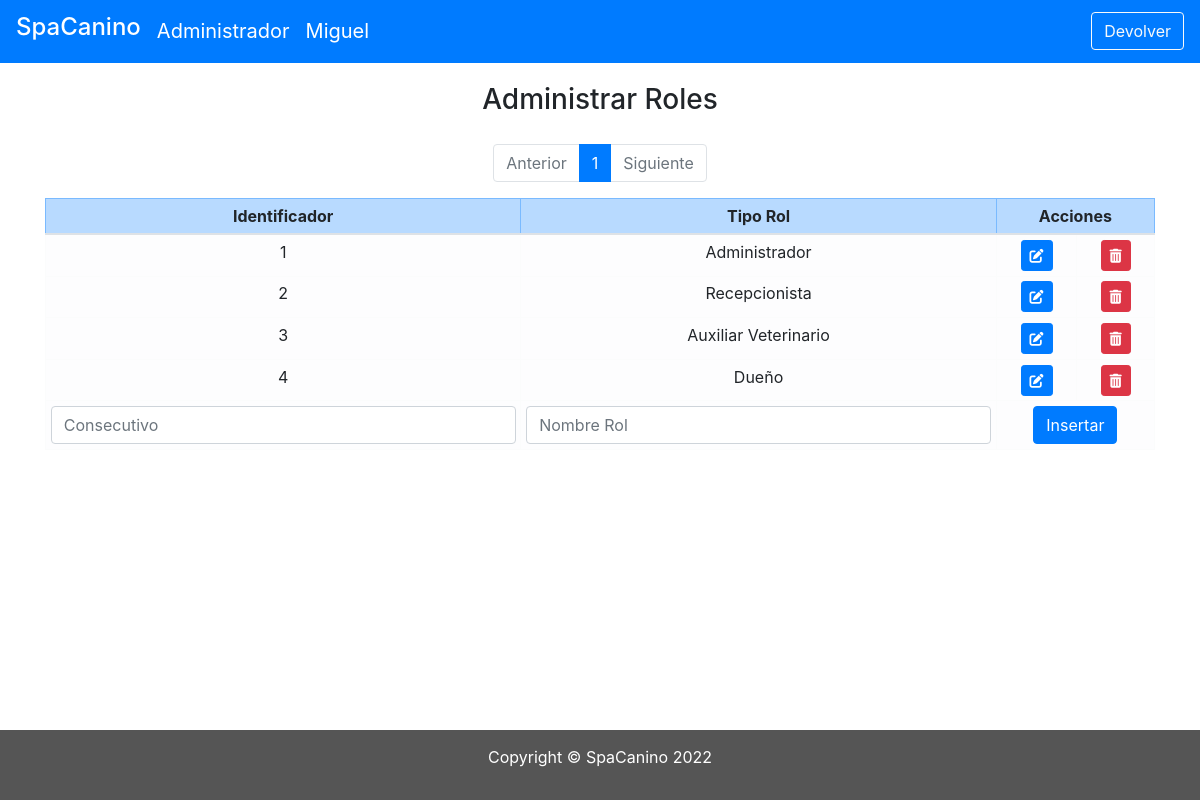
The app's page /admin/roles.php (signed in) with its own data.
### tables this page shows
CREATE TABLE `roles` (
  `id_rol` int(2) NOT NULL,
  `role` varchar(40) DEFAULT NULL
);

### admin/roles.php (the view, shortened to what this page needs)
<?php
    require_once("../conexion/conexion.php");
    $rol=$_SESSION['rol'];
    $name=$_SESSION['name'];
    $sql= "SELECT * FROM roles where id_rol = :ro";
    $resultado=$base->prepare($sql);
    $resultado->execute(array(":ro" => $rol));
    $reg=$resultado->fetch(PDO::FETCH_ASSOC);
    $nomrol=$reg["role"];
    $regis = 6;
    if(isset($_GET["pagina"])){
        if($_GET["pagina"]==1){
            header("Location:roles.php");
        }else{
            $pagina=$_GET["pagina"];
        }
    }else{
        $pagina=1;
    }
    $empieza=($pagina-1)*$regis;
    $sql= 'SELECT * FROM roles';
    $senten=$base->prepare($sql);
    $senten->execute();
    $totalregis=$senten->rowCount();
    $paginas = $totalregis/$regis;
    $paginas = ceil($paginas);
    $regis=$base->query("SELECT * from roles LIMIT $empieza, $regis")->fetchALL(PDO::FETCH_OBJ);
?>
<!DOCTYPE html>
<html lang="es">
<head>
    <link rel="stylesheet" href="https://cdn.jsdelivr.net/npm/bootstrap@4.6.2/dist/css/bootstrap.min.css">
    <link rel="stylesheet" href="../css/styles.css">
</head>
<body>
    <nav class="navbar navbar-expand-lg navbar-dark bg-primary">
        <a class="navbar-brand" href="#"><h4>SpaCanino</h4></a>
        <a class="navbar-brand rol" href="#"><?php echo $nomrol ?></a>
        <a class="navbar-brand rol" href="#"><?php echo $name ?></a>
        <div class="form-inline">
            <a href="modadm.php"><button class="btn btn-outline-light my-2 my-sm-0">Devolver</button></a>
        </div>
    </nav>
    <div class="title">
        <h3 class="text-center ">Administrar Roles</h3>
    </div>
    <div class="container">
        <form method="GET" autocomplete="off">
            <div class="table-responsive-xxl table-sm">
                <table class="table table-bordered table-striped ">
                    <thead >
                        <tr class="table-primary text-center">
                            <th>Identificador</th>
                            <th>Tipo Rol</th>
                            <th colspan="2">Acciones</th>
                        </tr>
                    </thead>
                    <tbody class="text-center bordered">
                        <?php
                            foreach ($regis as $roles):
                        ?>
                        <tr class="table-light" >
                            <td><?php echo $roles->id_rol?></td>
                            <td><?php echo $roles->role?></td>
							<td>
                                <a href="roles/editar.php?id=<?php echo $roles->id_rol?> & rol=<?php echo $roles->role?>"><button type="button" class="btn btn-sm btn-primary"><i class="fa-solid fa-pen-to-square"></i></button></a>
                            </td>
                            <td>
                                <a href="roles/eliminar.php?id=<?php echo $roles->id_rol?> & rol=<?php echo $roles->role?> "><button type="button" class="btn btn-sm btn-danger"> <i class="fa-solid fa-trash-can"></i></button></a>
                            </td>
                        <?php
                            endforeach;
                        ?>
                            </tr>
                        <tr class="table-light" >
                            <nav aria-label="Page navigation example">
                                <ul class="pagination justify-content-center">
                                    <li class="page-item <?php echo $pagina<=1? 'disabled' : '' ?>">
                                            <a class="page-link" href="roles.php?pagina=<?php echo $pagina-1 ?>">Anterior</a>
                                    </li>
                                    <?php
                                        for($i=0; $i<$paginas; $i++):?>
                                            <li class="page-item <?php echo $pagina==$i+1? 'active': ''?>">
                                                <a class="page-link"
                                                href="roles.php?pagina=<?php echo $i+1?>">
                                            <?php echo $i+1?></a>
                                            </li>
                                            <?php endfor?>
                                    <li class="page-item <?php  echo $pagina>=$paginas? 'disabled' : '' ?> "><a class="page-link" href="roles.php?pagina=<?php echo $pagina+1 ?>">Siguiente</a></li>
                                </ul>
                            </nav>
                        </tr>
                        <tr class="table-light" >
                            <td><input type="number" name="id" class="form-control" placeholder="Consecutivo"></td>
                            <td><input type="text" name="ser" class="form-control" placeholder="Nombre Rol"></td>
                            <td colspan="5" align="center"><input  type="submit" class="btn btn-primary" name="insert" value="Insertar" ></td>
                        </tr>
                    </tbody>
                </table>
            </div>
        </form>
    </div>
    <footer class="containar-fluid text-center ">
        <p>Copyright &copy; SpaCanino <script>document.write(new Date().getFullYear());</script></p>
    </footer>
</body>
</html>

### css/styles.css (style rules this page uses)
* { margin: 0; padding: 0; box-sizing: border-box; }
body { display: flex; flex-direction: column; min-height: 100vh; }
.navbar { margin-bottom: 0; border-radius: 0; }
h3 { padding: 20px; }
footer { background-color: #555; color: white; padding: 20px; margin-top: auto; }

### admin/roles.php (style rules this page uses)
footer { background-color: #555; color: white; padding: 15px; }

### records on screen
roles: role "Administrador", id_rol "1"
roles: id_rol "2", role "Recepcionista"
roles: id_rol "3", role "Auxiliar Veterinario"
roles: id_rol "4", role "Dueño"

### other values on screen
$name "Miguel"
